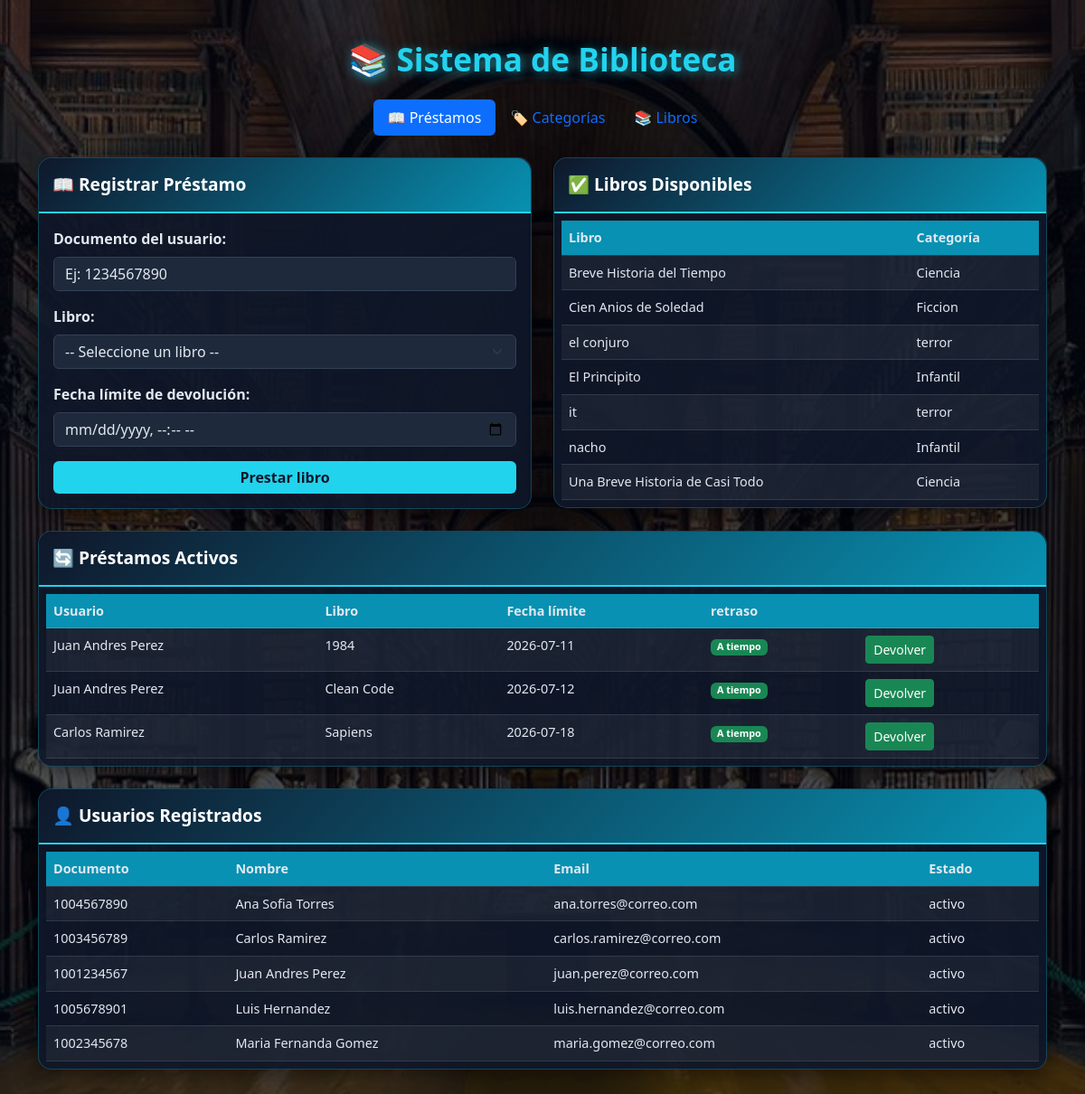
The page / on the database its author committed.
### tables this page shows
CREATE TABLE `libros` (
  `id_libro` int(11) NOT NULL AUTO_INCREMENT,
  `nombre` varchar(150) NOT NULL,
  `id_categoria` int(11) NOT NULL,
  `estado` enum('disponible','prestado','inactivo') NOT NULL DEFAULT 'disponible',
  PRIMARY KEY (`id_libro`),
  KEY `id_categoria` (`id_categoria`),
  CONSTRAINT `libros_ibfk_1` FOREIGN KEY (`id_categoria`) REFERENCES `categorias` (`id_categoria`)
);

CREATE TABLE `categorias` (
  `id_categoria` int(11) NOT NULL AUTO_INCREMENT,
  `nombre_categoria` varchar(50) NOT NULL,
  `estado` enum('activo','inactivo') NOT NULL DEFAULT 'activo',
  PRIMARY KEY (`id_categoria`),
  UNIQUE KEY `nombre_categoria` (`nombre_categoria`)
);

CREATE TABLE `prestamos` (
  `id_prestamo` int(11) NOT NULL AUTO_INCREMENT,
  `fecha_prestamo` datetime NOT NULL,
  `fecha_limite` date NOT NULL,
  `fecha_devolucion` datetime DEFAULT NULL,
  `dias_atraso` int(11) DEFAULT 0,
  `estado` enum('activo','devuelto') NOT NULL DEFAULT 'activo',
  `documento` varchar(15) NOT NULL,
  `id_libro` int(11) NOT NULL,
  PRIMARY KEY (`id_prestamo`),
  KEY `documento` (`documento`),
  KEY `id_libro` (`id_libro`),
  CONSTRAINT `prestamos_ibfk_1` FOREIGN KEY (`documento`) REFERENCES `usuarios` (`documento`),
  CONSTRAINT `prestamos_ibfk_2` FOREIGN KEY (`id_libro`) REFERENCES `libros` (`id_libro`)
);

CREATE TABLE `usuarios` (
  `documento` varchar(15) NOT NULL,
  `nombre` varchar(100) NOT NULL,
  `email` varchar(100) DEFAULT NULL,
  `estado` enum('activo','inactivo') NOT NULL DEFAULT 'activo',
  PRIMARY KEY (`documento`),
  UNIQUE KEY `email` (`email`)
);

### funciones.php (called while the page is built, shortened)
<?php
function obtenerUsuarios(PDO $pdo): array
{
    $sql = "SELECT documento, nombre, email, estado
            FROM usuarios
            WHERE estado = 'activo'
            ORDER BY nombre ASC";
    return $pdo->query($sql)->fetchAll();
}
function obtenerLibrosDisponibles(PDO $pdo) {
    $sql = "SELECT libros.id_libro, libros.nombre, categorias.nombre_categoria
            FROM libros
            INNER JOIN categorias ON libros.id_categoria = categorias.id_categoria
            WHERE libros.estado = 'disponible'
            ORDER BY libros.nombre ASC";
    return $pdo->query($sql)->fetchAll();
}
function obtenerPrestamosActivos(PDO $pdo) {
    $sql = "SELECT prestamos.id_prestamo, prestamos.fecha_limite,
                    usuarios.nombre AS usuario, libros.nombre AS libro
             FROM prestamos
             INNER JOIN usuarios ON prestamos.documento = usuarios.documento
             INNER JOIN libros ON prestamos.id_libro = libros.id_libro
             WHERE prestamos.estado = 'activo'
             ORDER BY prestamos.fecha_limite ASC";
    return $pdo->query($sql)->fetchAll();
}

### index.php (the view, shortened to what this page needs)
<?php
require_once __DIR__ . '/BD/config.php';
require_once __DIR__ . '/funciones.php';
$db  = new Database();
$pdo = $db->conectar();
$libros_disponibles = obtenerLibrosDisponibles($pdo);
$prestamos_activos  = obtenerPrestamosActivos($pdo);
$usuarios = obtenerUsuarios($pdo);
?>
<!DOCTYPE html>
<html lang="es">
<head>
    <link href="bootstrap/css/bootstrap.min.css" rel="stylesheet">
    <link href="css/style.css?v=2" rel="stylesheet">
</head>
<body class="bg-light">
    <div class="overlay">
        <div class="container py-4">
            <h1 class="text-center mb-4 titulo-principal">📚 Sistema de Biblioteca</h1>
            <ul class="nav nav-pills justify-content-center mb-4">
                <li class="nav-item">
                    <a class="nav-link active" href="index.php">📖 Préstamos</a>
                </li>
                <li class="nav-item">
                    <a class="nav-link" href="modulo/categorias.php">🏷️ Categorías</a>
                </li>
                <li class="nav-item">
                    <a class="nav-link" href="modulo/libros.php">📚 Libros</a>
                </li>
            </ul>
            <div class="row">
                <div class="col-lg-6 mb-4">
                    <div class="card card-biblioteca">
                        <div class="card-header-biblioteca">📖 Registrar Préstamo</div>
                        <div class="card-body">
                            <form method="POST" action="index.php">
                                <div class="mb-3">
                                    <label for="documento" class="form-label fw-bold">Documento del usuario:</label>
                                    <input type="text" class="form-control" id="documento" name="documento" placeholder="Ej: 1234567890" required>
                                </div>
                                <div class="mb-3">
                                    <label for="id_libro" class="form-label fw-bold">Libro:</label>
                                    <select class="form-select" id="id_libro" name="id_libro" required>
                                        <option value="">-- Seleccione un libro --</option>
                                    </select>
                                </div>
                                <div class="mb-3">
                                    <label for="fecha_limite" class="form-label fw-bold">Fecha límite de devolución:</label>
                                    <input type="datetime-local" class="form-control" id="fecha_limite" name="fecha_limite" min="<?php echo date('Y-m-d\TH:i'); ?>" required>
                                </div>
                                <button type="submit" class="btn btn-biblioteca w-100">Prestar libro</button>
                            </form>
                        </div>
                    </div>
                </div>
                <div class="col-lg-6 mb-4">
                    <div class="card card-biblioteca">
                        <div class="card-header-biblioteca">✅ Libros Disponibles</div>
                        <div class="card-body p-2">
                            <table class="table table-striped table-hover mb-0 tabla-biblioteca">
                                <thead>
                                    <tr>
                                        <th>Libro</th>
                                        <th>Categoría</th>
                                    </tr>
                                </thead>
                                <tbody>
                                    <?php if (count($libros_disponibles) == 0): ?>
                                        <tr>
                                            <td colspan="2" class="text-center text-muted">No hay libros disponibles</td>
                                        </tr>
                                        <?php else: foreach ($libros_disponibles as $l): ?>
                                            <tr>
                                                <td><?php echo htmlspecialchars($l['nombre']); ?></td>
                                                <td><?php echo htmlspecialchars($l['nombre_categoria']); ?></td>
                                            </tr>
                                    <?php endforeach;
                                    endif; ?>
                                </tbody>
                            </table>
                        </div>
                    </div>
                </div>
                <div class="col-lg-12 mb-4">
                    <div class="card card-biblioteca">
                        <div class="card-header-biblioteca">🔄 Préstamos Activos</div>
                        <div class="card-body p-2">
                            <table class="table table-striped table-hover mb-0 tabla-biblioteca">
                                <thead>
                                    <tr>
                                        <th>Usuario</th>
                                        <th>Libro</th>
                                        <th>Fecha límite</th>
                                        <th>retraso</th>
                                        <th></th>
                                    </tr>
                                </thead>
                                <tbody>
                                    <?php if (count($prestamos_activos) == 0): ?>
                                        <tr>
                                            <td colspan="4" class="text-center text-muted">No hay préstamos activos</td>
                                        </tr>
                                        <?php else: foreach ($prestamos_activos as $p): ?>
                                            <tr>
                                                <td><?php echo htmlspecialchars($p['usuario']); ?></td>
                                                <td><?php echo htmlspecialchars($p['libro']); ?></td>
                                                <td><?php echo htmlspecialchars($p['fecha_limite']); ?></td>
                                                <td>
                                                    <?php
                                                    $ahora = new DateTime();
                                                    $fechaLimite = new DateTime($p['fecha_limite']);
                                                    if ($ahora > $fechaLimite) {
                                                        $intervalo = $fechaLimite->diff($ahora);
                                                        echo "<span class='badge bg-danger'>";
                                                        if ($intervalo->days > 0) {
                                                            echo $intervalo->days . " día(s) ";
                                                        }
                                                        echo $intervalo->h . " h " . $intervalo->i . " min";
                                                        echo "</span>";
                                                    } else {
                                                        echo "<span class='badge bg-success'>A tiempo</span>";
                                                    }
                                                    ?>
                                                </td>
                                                <td>
                                                    <form method="POST" action="index.php" class="d-inline">
                                                        <button type="submit" class="btn btn-sm btn-success">Devolver</button>
                                                    </form>
                                                </td>
                                            </tr>
                                    <?php endforeach;
                                    endif; ?>
                                </tbody>
                            </table>
                        </div>
                    </div>
                </div>
                <div class="col-lg-12 mb-4">
                    <div class="card card-biblioteca">
                        <div class="card-header-biblioteca">👤 Usuarios Registrados</div>
                        <div class="card-body p-2">
                            <table class="table table-striped table-hover mb-0 tabla-biblioteca">
                                <thead>
                                    <tr>
                                        <th>Documento</th>
                                        <th>Nombre</th>
                                        <th>Email</th>
                                        <th>Estado</th>
                                    </tr>
                                </thead>
                                <tbody>
                                    <?php if (count($usuarios) == 0): ?>
                                        <tr>
                                            <td colspan="4" class="text-center text-muted">
                                                No hay usuarios registrados.
                                            </td>
                                        </tr>
                                    <?php else: ?>
                                        <?php foreach ($usuarios as $u): ?>
                                            <tr>
                                                <td><?php echo htmlspecialchars($u['documento']); ?></td>
                                                <td><?php echo htmlspecialchars($u['nombre']); ?></td>
                                                <td><?php echo htmlspecialchars($u['email']); ?></td>
                                                <td><?php echo htmlspecialchars($u['estado']); ?></td>
                                            </tr>
                                        <?php endforeach; ?>
                                    <?php endif; ?>
                                </tbody>
                            </table>
                        </div>
                    </div>
                </div>
            </div>
        </div>
    </div>
</body>
</html>

### css/style.css (style rules this page uses)
body { background-image: url('../fondo.jpg'); background-size: cover; background-position: center; background-repeat: no-repeat; background-attachment: fixed; min-height: 100vh; font-family: 'Segoe UI', Tahoma, sans-serif; }
.overlay { background-color: rgba(3, 7, 18, 0.65); min-height: 100vh; padding: 20px 0; }
.titulo-principal { color: #22d3ee; text-shadow: 2px 2px 12px rgba(34, 211, 238, 0.6); font-weight: bold; font-size: 2.2rem; }
.card-biblioteca { background-color: rgba(15, 23, 42, 0.92); border-radius: 15px; box-shadow: 0 8px 25px rgba(0, 0, 0, 0.5); border: 1px solid rgba(34, 211, 238, 0.25); color: #e2e8f0; }
.card-header-biblioteca { background: linear-gradient(135deg, #0f172a, #0891b2); color: #ffffff; border-radius: 15px 15px 0 0; padding: 15px; font-weight: bold; font-size: 1.2rem; border-bottom: 2px solid #22d3ee; }
.card-biblioteca .form-label, .card-biblioteca p { color: #e2e8f0; }
.card-biblioteca .form-control, .card-biblioteca .form-select { background-color: #1e293b; color: #e2e8f0; border: 1px solid #334155; }
.btn-biblioteca { background-color: #22d3ee; border: none; color: #0f172a; font-weight: 700; }
.tabla-biblioteca { --bs-table-color: #e2e8f0; --bs-table-bg: transparent; --bs-table-striped-color: #e2e8f0; --bs-table-striped-bg: rgba(255, 255, 255, 0.05); --bs-table-hover-color: #ffffff; --bs-table-hover-bg: rgba(34, 211, 238, 0.15); --bs-table-border-color: rgba(255, 255, 255, 0.15); font-size: 0.9rem; }
.tabla-biblioteca thead { background-color: #0891b2; color: white; }
.card-biblioteca .form-control::placeholder { color: #e2e8f0; opacity: 1; }

### rows shown on the page
libros: nombre "Breve Historia del Tiempo", id_categoria.nombre_categoria "Ciencia"
libros: nombre "Cien Anios de Soledad", id_categoria.nombre_categoria "Ficcion"
libros: nombre "el conjuro", id_categoria.nombre_categoria "terror"
libros: nombre "El Principito", id_categoria.nombre_categoria "Infantil"
libros: nombre "it", id_categoria.nombre_categoria "terror"
libros: nombre "nacho", id_categoria.nombre_categoria "Infantil"
libros: nombre "Una Breve Historia de Casi Todo", id_categoria.nombre_categoria "Ciencia"
prestamos: documento.nombre "Juan Andres Perez", id_libro.nombre "1984", fecha_limite "2026-07-11", shows "A tiempo"
prestamos: documento.nombre "Juan Andres Perez", id_libro.nombre "Clean Code", fecha_limite "2026-07-12", shows "A tiempo"
prestamos: documento.nombre "Carlos Ramirez", id_libro.nombre "Sapiens", fecha_limite "2026-07-18", shows "A tiempo"
usuarios: documento "1004567890", nombre "Ana Sofia Torres", email "ana.torres@correo.com", estado "activo"
usuarios: documento "1003456789", nombre "Carlos Ramirez", email "carlos.ramirez@correo.com", estado "activo"
usuarios: documento "1001234567", nombre "Juan Andres Perez", email "juan.perez@correo.com", estado "activo"
usuarios: documento "1005678901", nombre "Luis Hernandez", email "luis.hernandez@correo.com", estado "activo"
usuarios: documento "1002345678", nombre "Maria Fernanda Gomez", email "maria.gomez@correo.com", estado "activo"
